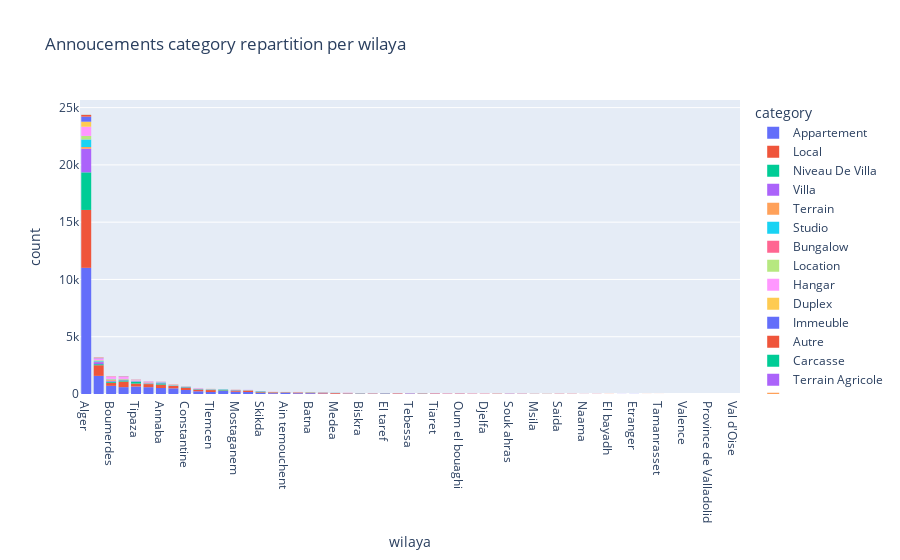

Here is the notebook cell this chart was saved with:
### Markdown cell above
## 1.1. Annoucements category repartition per wilaya

### Code cell
fig = px.histogram(data_cleaned,x="wilaya",color="category", title ="Annoucements category repartition per wilaya").update_xaxes(categoryorder='total descending')
fig.show()

### Figure 1 — Plotly figure (JSON) as saved in the notebook; plotly's stock layout.template omitted (floating-point values rounded to 4 significant figures; data arrays with more than 128 entries replaced by an {"elided": "..."} marker saying what was removed)
{"data": [{"alignmentgroup": "True", "bingroup": "x", "hovertemplate": "category=Appartement<br>wilaya=%{x}<br>count=%{y}<extra></extra>", "legendgroup": "Appartement", "marker": {"color": "#636efa", "pattern": {"shape": ""}}, "name": "Appartement", "offsetgroup": "Appartement", "orientation": "v", "showlegend": true, "type": "histogram", "x": {"elided": "18478 str values"}, "xaxis": "x", "yaxis": "y"}, {"alignmentgroup": "True", "bingroup": "x", "hovertemplate": "category=Local<br>wilaya=%{x}<br>count=%{y}<extra></extra>", "legendgroup": "Local", "marker": {"color": "#EF553B", "pattern": {"shape": ""}}, "name": "Local", "offsetgroup": "Local", "orientation": "v", "showlegend": true, "type": "histogram", "x": {"elided": "9390 str values"}, "xaxis": "x", "yaxis": "y"}, {"alignmentgroup": "True", "bingroup": "x", "hovertemplate": "category=Niveau De Villa<br>wilaya=%{x}<br>count=%{y}<extra></extra>", "legendgroup": "Niveau De Villa", "marker": {"color": "#00cc96", "pattern": {"shape": ""}}, "name": "Niveau De Villa", "offsetgroup": "Niveau De Villa", "orientation": "v", "showlegend": true, "type": "histogram", "x": {"elided": "4314 str values"}, "xaxis": "x", "yaxis": "y"}, {"alignmentgroup": "True", "bingroup": "x", "hovertemplate": "category=Villa<br>wilaya=%{x}<br>count=%{y}<extra></extra>", "legendgroup": "Villa", "marker": {"color": "#ab63fa", "pattern": {"shape": ""}}, "name": "Villa", "offsetgroup": "Villa", "orientation": "v", "showlegend": true, "type": "histogram", "x": {"elided": "2761 str values"}, "xaxis": "x", "yaxis": "y"}, {"alignmentgroup": "True", "bingroup": "x", "hovertemplate": "category=Terrain<br>wilaya=%{x}<br>count=%{y}<extra></extra>", "legendgroup": "Terrain", "marker": {"color": "#FFA15A", "pattern": {"shape": ""}}, "name": "Terrain", "offsetgroup": "Terrain", "orientation": "v", "showlegend": true, "type": "histogram", "x": {"elided": "437 str values"}, "xaxis": "x", "yaxis": "y"}, {"alignmentgroup": "True", "bingroup": "x", "hovertemplate": "category=Studio<br>wilaya=%{x}<br>count=%{y}<extra></extra>", "legendgroup": "Studio", "marker": {"color": "#19d3f3", "pattern": {"shape": ""}}, "name": "Studio", "offsetgroup": "Studio", "orientation": "v", "showlegend": true, "type": "histogram", "x": {"elided": "968 str values"}, "xaxis": "x", "yaxis": "y"}, {"alignmentgroup": "True", "bingroup": "x", "hovertemplate": "category=Bungalow<br>wilaya=%{x}<br>count=%{y}<extra></extra>", "legendgroup": "Bungalow", "marker": {"color": "#FF6692", "pattern": {"shape": ""}}, "name": "Bungalow", "offsetgroup": "Bungalow", "orientation": "v", "showlegend": true, "type": "histogram", "x": ["Tipaza", "Tipaza", "Tipaza", "Tipaza", "Tipaza", "Tipaza", "Bejaia", "Bejaia", "Tlemcen", "Tipaza", "Chlef", "Boumerdes", "Bejaia", "Tipaza", "Bejaia", "Tipaza", "Bejaia", "Bejaia", "Ouargla", "Tipaza", "Skikda", "Bejaia", "Medea", "Bejaia", "Bejaia", "Tipaza", "Skikda", "Mostaganem", "Alger", "Boumerdes", "Ain temouchent", "Tlemcen", "Tipaza", "Blida", "Blida", "Skikda", "Bejaia", "Alger", "Tipaza", "Bejaia", "Bejaia", "Bejaia", "Tipaza", "Boumerdes", "Skikda", "Oran", "Ain temouchent", "Bejaia", "Tizi ouzou", "Mostaganem", "Bejaia", "Tlemcen", "Bejaia", "Tipaza", "Boumerdes", "Oran", "Bejaia", "Mostaganem", "Chlef", "Bejaia", "Bejaia", "Bejaia", "Ain temouchent", "Bejaia", "Chlef", "Tipaza", "Boumerdes", "Ain temouchent", "Boumerdes", "Oran", "Tlemcen", "Bejaia", "Bejaia", "Skikda", "Oran", "Bejaia", "Bejaia", "Ain temouchent", "Bejaia", "Bejaia", "Boumerdes", "Boumerdes", "Mostaganem", "Oran", "Tlemcen", "Ain temouchent", "Bejaia", "Mostaganem", "Bejaia", "Bejaia", "Skikda", "Bejaia", "Tlemcen", "Boumerdes", "Bejaia", "Mila", "Ghardaia", "Chlef", "Mostaganem", "Bejaia", "Tipaza", "Boumerdes", "Bejaia", "Bejaia", "Ain temouchent", "Bejaia", "Bejaia", "Bejaia", "Ain temouchent", "Bejaia", "Alger", "Ain temouchent", "Bejaia", "Bejaia", "Ain temouchent", "Oran", "Bejaia", "Tipaza"], "xaxis": "x", "yaxis": "y"}, {"alignmentgroup": "True", "bingroup": "x", "hovertemplate": "category=Location<br>wilaya=%{x}<br>count=%{y}<extra></extra>", "legendgroup": "Location", "marker": {"color": "#B6E880", "pattern": {"shape": ""}}, "name": "Location", "offsetgroup": "Location", "orientation": "v", "showlegend": true, "type": "histogram", "x": {"elided": "679 str values"}, "xaxis": "x", "yaxis": "y"}, {"alignmentgroup": "True", "bingroup": "x", "hovertemplate": "category=Hangar<br>wilaya=%{x}<br>count=%{y}<extra></extra>", "legendgroup": "Hangar", "marker": {"color": "#FF97FF", "pattern": {"shape": ""}}, "name": "Hangar", "offsetgroup": "Hangar", "orientation": "v", "showlegend": true, "type": "histogram", "x": {"elided": "1783 str values"}, "xaxis": "x", "yaxis": "y"}, {"alignmentgroup": "True", "bingroup": "x", "hovertemplate": "category=Duplex<br>wilaya=%{x}<br>count=%{y}<extra></extra>", "legendgroup": "Duplex", "marker": {"color": "#FECB52", "pattern": {"shape": ""}}, "name": "Duplex", "offsetgroup": "Duplex", "orientation": "v", "showlegend": true, "type": "histogram", "x": {"elided": "520 str values"}, "xaxis": "x", "yaxis": "y"}, {"alignmentgroup": "True", "bingroup": "x", "hovertemplate": "category=Immeuble<br>wilaya=%{x}<br>count=%{y}<extra></extra>", "legendgroup": "Immeuble", "marker": {"color": "#636efa", "pattern": {"shape": ""}}, "name": "Immeuble", "offsetgroup": "Immeuble", "orientation": "v", "showlegend": true, "type": "histogram", "x": {"elided": "560 str values"}, "xaxis": "x", "yaxis": "y"}, {"alignmentgroup": "True", "bingroup": "x", "hovertemplate": "category=Autre<br>wilaya=%{x}<br>count=%{y}<extra></extra>", "legendgroup": "Autre", "marker": {"color": "#EF553B", "pattern": {"shape": ""}}, "name": "Autre", "offsetgroup": "Autre", "orientation": "v", "showlegend": true, "type": "histogram", "x": {"elided": "297 str values"}, "xaxis": "x", "yaxis": "y"}, {"alignmentgroup": "True", "bingroup": "x", "hovertemplate": "category=Carcasse<br>wilaya=%{x}<br>count=%{y}<extra></extra>", "legendgroup": "Carcasse", "marker": {"color": "#00cc96", "pattern": {"shape": ""}}, "name": "Carcasse", "offsetgroup": "Carcasse", "orientation": "v", "showlegend": true, "type": "histogram", "x": ["Chlef", "Boumerdes", "Blida", "Alger", "Blida", "Alger", "Alger", "Alger", "Blida", "Boumerdes", "Boumerdes", "Constantine", "Ouargla", "Batna", "Batna", "Alger", "Constantine", null, "Bejaia", "Alger", "Batna", "Blida", "Constantine", "Alger", "Skikda"], "xaxis": "x", "yaxis": "y"}, {"alignmentgroup": "True", "bingroup": "x", "hovertemplate": "category=Terrain Agricole<br>wilaya=%{x}<br>count=%{y}<extra></extra>", "legendgroup": "Terrain Agricole", "marker": {"color": "#ab63fa", "pattern": {"shape": ""}}, "name": "Terrain Agricole", "offsetgroup": "Terrain Agricole", "orientation": "v", "showlegend": true, "type": "histogram", "x": ["Biskra", "Adrar", "Ouargla", "Sidi bel abbes", "Blida", "Medea", "Blida", "Djelfa", "Ghardaia", "Mostaganem", "Alger", "Ghardaia", "Laghouat", "Alger", "Bordj bou arreridj", "Alger", "Ain defla", "Chlef", "Blida", "Ghardaia", "Khenchela", "Tlemcen", "Blida", "Blida", "Blida", "Djelfa", "Blida", "Alger", "Blida", "Adrar", "Tlemcen", "Tiaret", "Tiaret", "Msila", "Mostaganem", "Medea", "Medea", "Souk ahras", "Mostaganem", "Mostaganem", "Biskra", "Tiaret", "Alger"], "xaxis": "x", "yaxis": "y"}, {"alignmentgroup": "True", "bingroup": "x", "hovertemplate": "category=Usine<br>wilaya=%{x}<br>count=%{y}<extra></extra>", "legendgroup": "Usine", "marker": {"color": "#FFA15A", "pattern": {"shape": ""}}, "name": "Usine", "offsetgroup": "Usine", "orientation": "v", "showlegend": true, "type": "histogram", "x": ["Alger", "Blida", "Oran", "Oran", "Relizane", "Alger", "Boumerdes", "Alger", "Constantine", "Alger", "Alger", "Oran", "Oran", "Tlemcen", "Alger", "Alger", "Jijel", "Tlemcen", "Alger", "Alger", "Mostaganem", "Alger", "Tlemcen", "Sidi bel abbes", "Constantine", "Setif", "Blida", "Oran", "Sidi bel abbes", "Boumerdes", "Ghardaia", "Alger", "Alger", "Tlemcen", "Oran", "Oran", "Biskra", "Guelma", "Blida", "Tipaza", "Constantine", "Biskra", "Alger"], "xaxis": "x", "yaxis": "y"}], "layout": {"barmode": "relative", "legend": {"title": {"text": "category"}, "tracegroupgap": 0}, "title": {"text": "Annoucements category repartition per wilaya"}, "xaxis": {"anchor": "y", "categoryorder": "total descending", "domain": [0, 1], "title": {"text": "wilaya"}}, "yaxis": {"anchor": "x", "domain": [0, 1], "title": {"text": "count"}}}}
